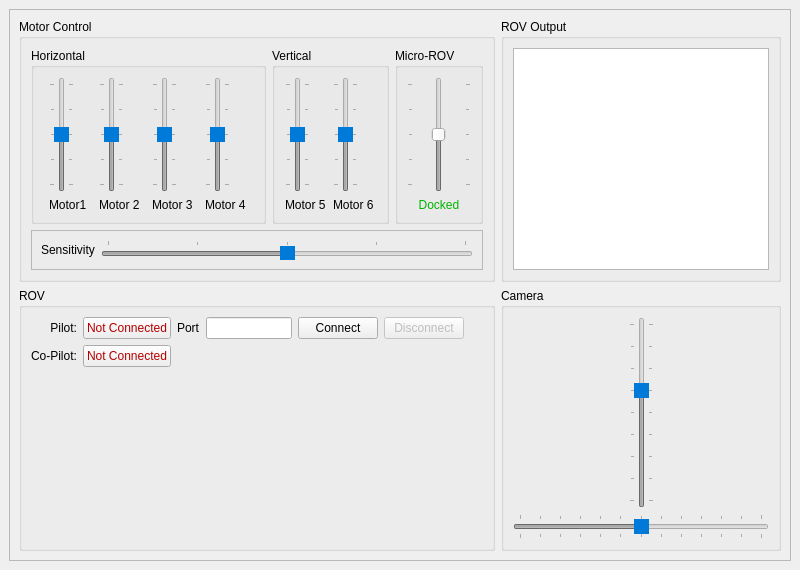
<?xml version="1.0" encoding="UTF-8"?>
<ui version="4.0">
 <class>MainWindow</class>
 <widget class="QMainWindow" name="MainWindow">
  <property name="windowModality">
   <enum>Qt::NonModal</enum>
  </property>
  <property name="geometry">
   <rect>
    <x>0</x>
    <y>0</y>
    <width>800</width>
    <height>570</height>
   </rect>
  </property>
  <property name="windowTitle">
   <string>Husky Explorer</string>
  </property>
  <property name="windowIcon">
   <iconset>
    <normaloff>husky.jpeg</normaloff>husky.jpeg</iconset>
  </property>
  <property name="layoutDirection">
   <enum>Qt::LeftToRight</enum>
  </property>
  <property name="toolButtonStyle">
   <enum>Qt::ToolButtonIconOnly</enum>
  </property>
  <property name="tabShape">
   <enum>QTabWidget::Rounded</enum>
  </property>
  <widget class="QWidget" name="centralwidget">
   <layout class="QGridLayout" name="gridLayout">
    <item row="0" column="0">
     <widget class="QFrame" name="frame">
      <property name="frameShape">
       <enum>QFrame::StyledPanel</enum>
      </property>
      <property name="frameShadow">
       <enum>QFrame::Raised</enum>
      </property>
      <layout class="QGridLayout" name="gridLayout_2" rowstretch="1,1" columnstretch="3,0">
       <item row="0" column="1">
        <widget class="QGroupBox" name="groupBox">
         <property name="title">
          <string>ROV Output</string>
         </property>
         <layout class="QGridLayout" name="gridLayout_6">
          <item row="0" column="0">
           <widget class="QTextBrowser" name="textBrowser">
            <property name="enabled">
             <bool>true</bool>
            </property>
            <property name="focusPolicy">
             <enum>Qt::NoFocus</enum>
            </property>
           </widget>
          </item>
         </layout>
        </widget>
       </item>
       <item row="0" column="0">
        <widget class="QGroupBox" name="motorFrame">
         <property name="title">
          <string>Motor Control</string>
         </property>
         <layout class="QGridLayout" name="gridLayout_3" rowstretch="9,1" columnstretch="4,2,1">
          <item row="0" column="0">
           <widget class="QGroupBox" name="horizontalFrame">
            <property name="title">
             <string>Horizontal</string>
            </property>
            <layout class="QGridLayout" name="gridLayout_4">
             <item row="1" column="4">
              <widget class="QLabel" name="label_5">
               <property name="text">
                <string>Motor 4</string>
               </property>
              </widget>
             </item>
             <item row="1" column="3">
              <widget class="QLabel" name="label_4">
               <property name="text">
                <string>Motor 3</string>
               </property>
              </widget>
             </item>
             <item row="0" column="4">
              <widget class="QSlider" name="motorSlider_4">
               <property name="enabled">
                <bool>false</bool>
               </property>
               <property name="styleSheet">
                <string notr="true">QSlider::handle:vertical:disabled {background-color: rgb(0, 122, 217);}</string>
               </property>
               <property name="minimum">
                <number>1300</number>
               </property>
               <property name="maximum">
                <number>1700</number>
               </property>
               <property name="value">
                <number>1500</number>
               </property>
               <property name="orientation">
                <enum>Qt::Vertical</enum>
               </property>
               <property name="tickPosition">
                <enum>QSlider::TicksBothSides</enum>
               </property>
               <property name="tickInterval">
                <number>100</number>
               </property>
              </widget>
             </item>
             <item row="0" column="0">
              <widget class="QSlider" name="motorSlider_1">
               <property name="enabled">
                <bool>false</bool>
               </property>
               <property name="layoutDirection">
                <enum>Qt::LeftToRight</enum>
               </property>
               <property name="styleSheet">
                <string notr="true">QSlider::handle:vertical:disabled {background-color: rgb(0, 122, 217);}</string>
               </property>
               <property name="minimum">
                <number>1300</number>
               </property>
               <property name="maximum">
                <number>1700</number>
               </property>
               <property name="value">
                <number>1500</number>
               </property>
               <property name="orientation">
                <enum>Qt::Vertical</enum>
               </property>
               <property name="tickPosition">
                <enum>QSlider::TicksBothSides</enum>
               </property>
               <property name="tickInterval">
                <number>100</number>
               </property>
              </widget>
             </item>
             <item row="0" column="2">
              <widget class="QSlider" name="motorSlider_2">
               <property name="enabled">
                <bool>false</bool>
               </property>
               <property name="styleSheet">
                <string notr="true">QSlider::handle:vertical:disabled {background-color: rgb(0, 122, 217);}</string>
               </property>
               <property name="minimum">
                <number>1300</number>
               </property>
               <property name="maximum">
                <number>1700</number>
               </property>
               <property name="value">
                <number>1500</number>
               </property>
               <property name="orientation">
                <enum>Qt::Vertical</enum>
               </property>
               <property name="tickPosition">
                <enum>QSlider::TicksBothSides</enum>
               </property>
               <property name="tickInterval">
                <number>100</number>
               </property>
              </widget>
             </item>
             <item row="0" column="3">
              <widget class="QSlider" name="motorSlider_3">
               <property name="enabled">
                <bool>false</bool>
               </property>
               <property name="styleSheet">
                <string notr="true">QSlider::handle:vertical:disabled {background-color: rgb(0, 122, 217);}</string>
               </property>
               <property name="minimum">
                <number>1300</number>
               </property>
               <property name="maximum">
                <number>1700</number>
               </property>
               <property name="value">
                <number>1500</number>
               </property>
               <property name="orientation">
                <enum>Qt::Vertical</enum>
               </property>
               <property name="tickPosition">
                <enum>QSlider::TicksBothSides</enum>
               </property>
               <property name="tickInterval">
                <number>100</number>
               </property>
              </widget>
             </item>
             <item row="1" column="2">
              <widget class="QLabel" name="label_3">
               <property name="text">
                <string>Motor 2</string>
               </property>
              </widget>
             </item>
             <item row="1" column="0">
              <widget class="QLabel" name="label_2">
               <property name="text">
                <string>Motor1</string>
               </property>
               <property name="alignment">
                <set>Qt::AlignLeading|Qt::AlignLeft|Qt::AlignVCenter</set>
               </property>
              </widget>
             </item>
            </layout>
           </widget>
          </item>
          <item row="0" column="1">
           <widget class="QGroupBox" name="verticalFrame">
            <property name="title">
             <string>Vertical</string>
            </property>
            <layout class="QGridLayout" name="gridLayout_5">
             <item row="0" column="0">
              <widget class="QSlider" name="motorSlider_5">
               <property name="enabled">
                <bool>false</bool>
               </property>
               <property name="styleSheet">
                <string notr="true">QSlider::handle:vertical:disabled {background-color: rgb(0, 122, 217);}</string>
               </property>
               <property name="minimum">
                <number>1300</number>
               </property>
               <property name="maximum">
                <number>1700</number>
               </property>
               <property name="value">
                <number>1500</number>
               </property>
               <property name="orientation">
                <enum>Qt::Vertical</enum>
               </property>
               <property name="tickPosition">
                <enum>QSlider::TicksBothSides</enum>
               </property>
               <property name="tickInterval">
                <number>100</number>
               </property>
              </widget>
             </item>
             <item row="0" column="1">
              <widget class="QSlider" name="motorSlider_6">
               <property name="enabled">
                <bool>false</bool>
               </property>
               <property name="styleSheet">
                <string notr="true">QSlider::handle:vertical:disabled {background-color: rgb(0, 122, 217);}</string>
               </property>
               <property name="minimum">
                <number>1300</number>
               </property>
               <property name="maximum">
                <number>1700</number>
               </property>
               <property name="value">
                <number>1500</number>
               </property>
               <property name="orientation">
                <enum>Qt::Vertical</enum>
               </property>
               <property name="tickPosition">
                <enum>QSlider::TicksBothSides</enum>
               </property>
               <property name="tickInterval">
                <number>100</number>
               </property>
              </widget>
             </item>
             <item row="1" column="0">
              <widget class="QLabel" name="label_6">
               <property name="text">
                <string>Motor 5</string>
               </property>
              </widget>
             </item>
             <item row="1" column="1">
              <widget class="QLabel" name="label_7">
               <property name="text">
                <string>Motor 6</string>
               </property>
              </widget>
             </item>
            </layout>
           </widget>
          </item>
          <item row="1" column="0" colspan="3">
           <widget class="QFrame" name="sensitivityFrame">
            <property name="frameShape">
             <enum>QFrame::StyledPanel</enum>
            </property>
            <property name="frameShadow">
             <enum>QFrame::Raised</enum>
            </property>
            <layout class="QHBoxLayout" name="horizontalLayout">
             <item>
              <widget class="QLabel" name="label">
               <property name="text">
                <string>Sensitivity</string>
               </property>
              </widget>
             </item>
             <item>
              <widget class="QSlider" name="sensitivitySlider">
               <property name="enabled">
                <bool>false</bool>
               </property>
               <property name="styleSheet">
                <string notr="true">QSlider::handle:horizontal:disabled {background: rgb(0, 122, 217);}</string>
               </property>
               <property name="minimum">
                <number>1</number>
               </property>
               <property name="maximum">
                <number>5</number>
               </property>
               <property name="value">
                <number>3</number>
               </property>
               <property name="orientation">
                <enum>Qt::Horizontal</enum>
               </property>
               <property name="tickPosition">
                <enum>QSlider::TicksAbove</enum>
               </property>
               <property name="tickInterval">
                <number>1</number>
               </property>
              </widget>
             </item>
            </layout>
           </widget>
          </item>
          <item row="0" column="2">
           <widget class="QGroupBox" name="uRovFrame">
            <property name="enabled">
             <bool>true</bool>
            </property>
            <property name="sizePolicy">
             <sizepolicy hsizetype="MinimumExpanding" vsizetype="Preferred">
              <horstretch>0</horstretch>
              <verstretch>0</verstretch>
             </sizepolicy>
            </property>
            <property name="layoutDirection">
             <enum>Qt::LeftToRight</enum>
            </property>
            <property name="title">
             <string>Micro-ROV</string>
            </property>
            <property name="alignment">
             <set>Qt::AlignLeading|Qt::AlignLeft|Qt::AlignTop</set>
            </property>
            <layout class="QVBoxLayout" name="verticalLayout">
             <item>
              <widget class="QSlider" name="uMotorSlider">
               <property name="enabled">
                <bool>false</bool>
               </property>
               <property name="sizePolicy">
                <sizepolicy hsizetype="Preferred" vsizetype="Expanding">
                 <horstretch>0</horstretch>
                 <verstretch>0</verstretch>
                </sizepolicy>
               </property>
               <property name="acceptDrops">
                <bool>false</bool>
               </property>
               <property name="layoutDirection">
                <enum>Qt::LeftToRight</enum>
               </property>
               <property name="autoFillBackground">
                <bool>false</bool>
               </property>
               <property name="styleSheet">
                <string notr="true"/>
               </property>
               <property name="minimum">
                <number>1300</number>
               </property>
               <property name="maximum">
                <number>1700</number>
               </property>
               <property name="value">
                <number>1500</number>
               </property>
               <property name="orientation">
                <enum>Qt::Vertical</enum>
               </property>
               <property name="invertedAppearance">
                <bool>false</bool>
               </property>
               <property name="tickPosition">
                <enum>QSlider::TicksBothSides</enum>
               </property>
               <property name="tickInterval">
                <number>100</number>
               </property>
              </widget>
             </item>
             <item>
              <widget class="QLabel" name="uRovStatus">
               <property name="sizePolicy">
                <sizepolicy hsizetype="Preferred" vsizetype="Preferred">
                 <horstretch>0</horstretch>
                 <verstretch>0</verstretch>
                </sizepolicy>
               </property>
               <property name="layoutDirection">
                <enum>Qt::LeftToRight</enum>
               </property>
               <property name="styleSheet">
                <string notr="true">color: rgb(0,180,0)</string>
               </property>
               <property name="text">
                <string>Docked</string>
               </property>
               <property name="alignment">
                <set>Qt::AlignCenter</set>
               </property>
              </widget>
             </item>
            </layout>
           </widget>
          </item>
         </layout>
        </widget>
       </item>
       <item row="1" column="0">
        <widget class="QGroupBox" name="groupBox_2">
         <property name="title">
          <string>ROV</string>
         </property>
         <layout class="QGridLayout" name="gridLayout_7">
          <item row="0" column="4">
           <widget class="QPushButton" name="connectButton">
            <property name="focusPolicy">
             <enum>Qt::NoFocus</enum>
            </property>
            <property name="text">
             <string>Connect</string>
            </property>
           </widget>
          </item>
          <item row="2" column="0">
           <spacer name="verticalSpacer">
            <property name="orientation">
             <enum>Qt::Vertical</enum>
            </property>
            <property name="sizeHint" stdset="0">
             <size>
              <width>20</width>
              <height>40</height>
             </size>
            </property>
           </spacer>
          </item>
          <item row="0" column="1">
           <widget class="QPushButton" name="pilotConnected">
            <property name="enabled">
             <bool>true</bool>
            </property>
            <property name="focusPolicy">
             <enum>Qt::NoFocus</enum>
            </property>
            <property name="styleSheet">
             <string notr="true">QPushButton{color:rgb(180, 0, 0)}</string>
            </property>
            <property name="text">
             <string>Not Connected</string>
            </property>
           </widget>
          </item>
          <item row="1" column="0">
           <widget class="QLabel" name="label_8">
            <property name="layoutDirection">
             <enum>Qt::RightToLeft</enum>
            </property>
            <property name="text">
             <string>Co-Pilot:</string>
            </property>
           </widget>
          </item>
          <item row="0" column="0">
           <widget class="QLabel" name="label_9">
            <property name="layoutDirection">
             <enum>Qt::LeftToRight</enum>
            </property>
            <property name="text">
             <string>Pilot:</string>
            </property>
            <property name="alignment">
             <set>Qt::AlignRight|Qt::AlignTrailing|Qt::AlignVCenter</set>
            </property>
           </widget>
          </item>
          <item row="1" column="1">
           <widget class="QPushButton" name="copilotConnected">
            <property name="enabled">
             <bool>true</bool>
            </property>
            <property name="focusPolicy">
             <enum>Qt::NoFocus</enum>
            </property>
            <property name="styleSheet">
             <string notr="true">QPushButton{color:rgb(180, 0, 0)}</string>
            </property>
            <property name="text">
             <string>Not Connected</string>
            </property>
           </widget>
          </item>
          <item row="0" column="6">
           <spacer name="horizontalSpacer">
            <property name="orientation">
             <enum>Qt::Horizontal</enum>
            </property>
            <property name="sizeHint" stdset="0">
             <size>
              <width>40</width>
              <height>20</height>
             </size>
            </property>
           </spacer>
          </item>
          <item row="0" column="2">
           <widget class="QLabel" name="label_11">
            <property name="text">
             <string>Port</string>
            </property>
           </widget>
          </item>
          <item row="0" column="3">
           <widget class="QLineEdit" name="portTextField">
            <property name="focusPolicy">
             <enum>Qt::StrongFocus</enum>
            </property>
           </widget>
          </item>
          <item row="0" column="5">
           <widget class="QPushButton" name="disconnectButton">
            <property name="enabled">
             <bool>false</bool>
            </property>
            <property name="focusPolicy">
             <enum>Qt::NoFocus</enum>
            </property>
            <property name="text">
             <string>Disconnect</string>
            </property>
           </widget>
          </item>
         </layout>
        </widget>
       </item>
       <item row="1" column="1">
        <widget class="QGroupBox" name="groupBox_3">
         <property name="title">
          <string>Camera</string>
         </property>
         <layout class="QGridLayout" name="gridLayout_8">
          <item row="1" column="1">
           <widget class="QSlider" name="vCamSlider">
            <property name="enabled">
             <bool>false</bool>
            </property>
            <property name="styleSheet">
             <string notr="true">QSlider::handle:vertical:disabled {background-color: rgb(0, 122, 217);}</string>
            </property>
            <property name="minimum">
             <number>1000</number>
            </property>
            <property name="maximum">
             <number>1800</number>
            </property>
            <property name="value">
             <number>1500</number>
            </property>
            <property name="orientation">
             <enum>Qt::Vertical</enum>
            </property>
            <property name="tickPosition">
             <enum>QSlider::TicksBothSides</enum>
            </property>
            <property name="tickInterval">
             <number>100</number>
            </property>
           </widget>
          </item>
          <item row="1" column="0">
           <spacer name="horizontalSpacer_2">
            <property name="orientation">
             <enum>Qt::Horizontal</enum>
            </property>
            <property name="sizeHint" stdset="0">
             <size>
              <width>40</width>
              <height>20</height>
             </size>
            </property>
           </spacer>
          </item>
          <item row="1" column="2">
           <spacer name="horizontalSpacer_3">
            <property name="orientation">
             <enum>Qt::Horizontal</enum>
            </property>
            <property name="sizeHint" stdset="0">
             <size>
              <width>40</width>
              <height>20</height>
             </size>
            </property>
           </spacer>
          </item>
          <item row="3" column="0" colspan="3">
           <widget class="QSlider" name="hCamSlider">
            <property name="enabled">
             <bool>false</bool>
            </property>
            <property name="styleSheet">
             <string notr="true">QSlider::handle:horizontal:disabled {background-color: rgb(0, 122, 217);}</string>
            </property>
            <property name="minimum">
             <number>900</number>
            </property>
            <property name="maximum">
             <number>2100</number>
            </property>
            <property name="value">
             <number>1500</number>
            </property>
            <property name="orientation">
             <enum>Qt::Horizontal</enum>
            </property>
            <property name="tickPosition">
             <enum>QSlider::TicksBothSides</enum>
            </property>
            <property name="tickInterval">
             <number>100</number>
            </property>
           </widget>
          </item>
         </layout>
        </widget>
       </item>
      </layout>
     </widget>
    </item>
   </layout>
  </widget>
 </widget>
 <resources/>
 <connections/>
</ui>
